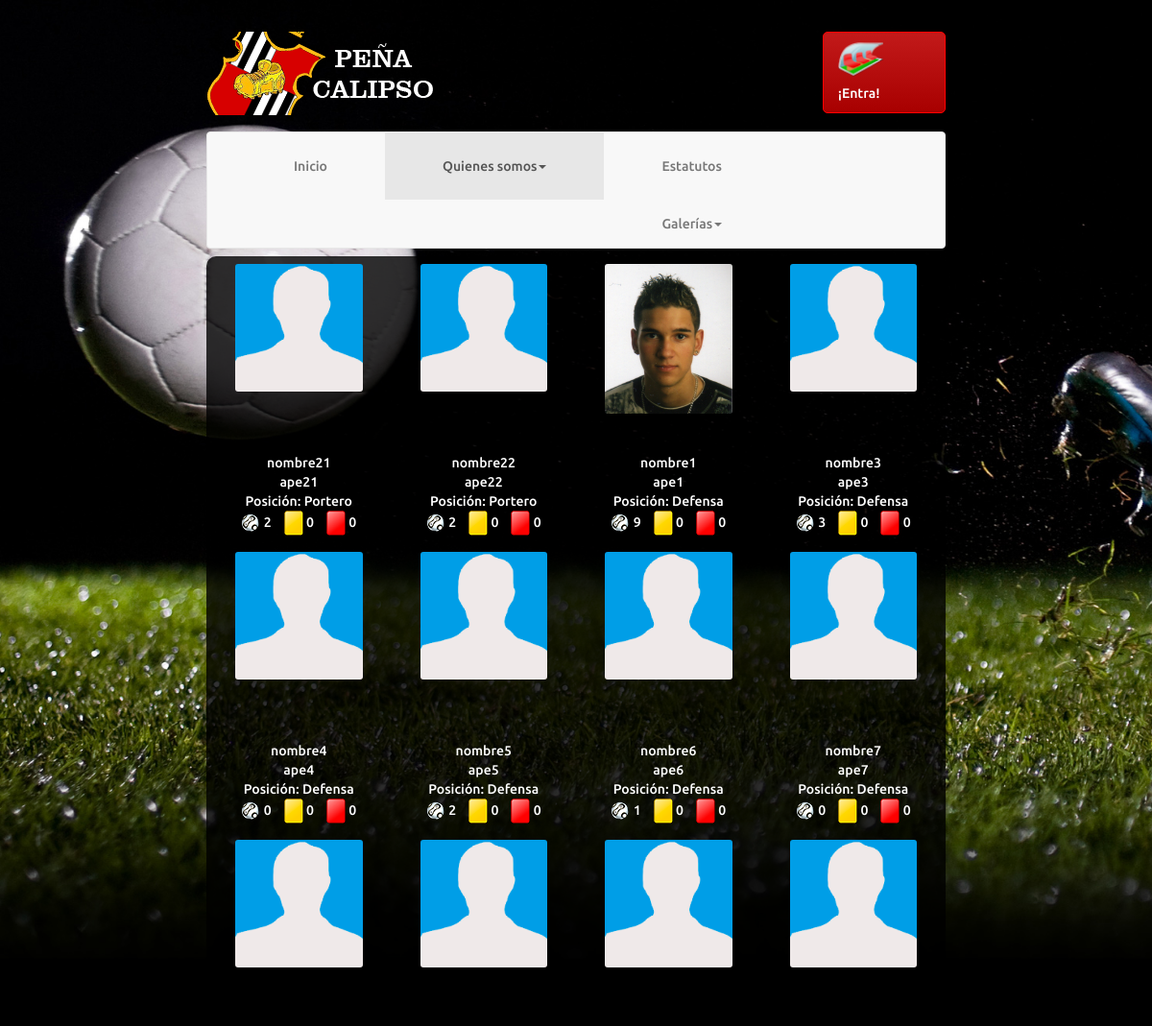
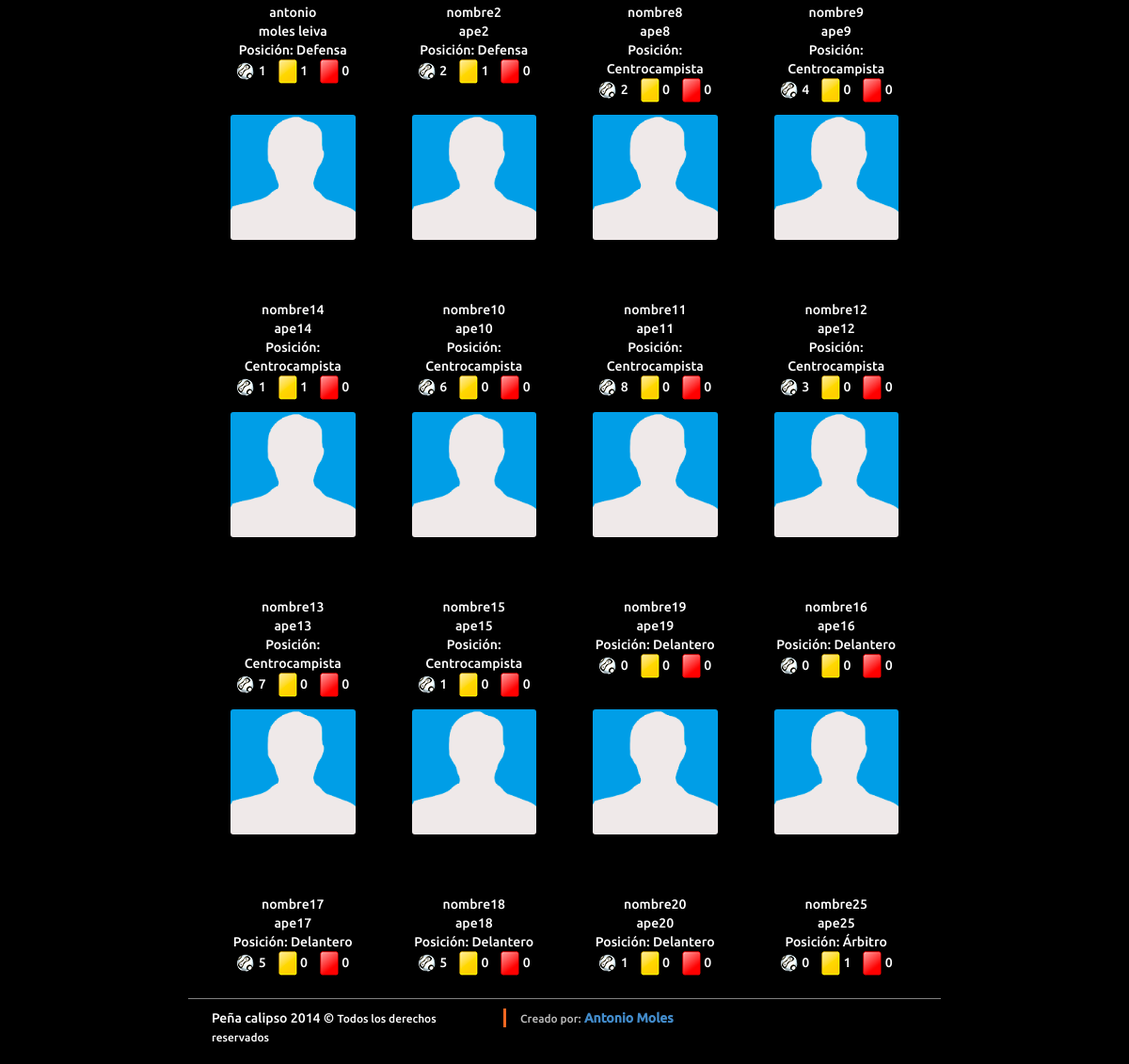
Page /plantilla.php on the committed database (2 pictures, top to bottom).
### tables this page shows
CREATE TABLE IF NOT EXISTS `jugador` (
  `dni` varchar(10) NOT NULL COMMENT 'dni del jugador',
  `dorsal` int(2) DEFAULT NULL COMMENT 'dorsal del jugador',
  `fechalta` date NOT NULL COMMENT 'fecha en la que el jugador ha sido de alto en el sistema',
  `alias` varchar(20) NOT NULL COMMENT 'nombre corto del jugador',
  `activo` enum('s','n') NOT NULL COMMENT 'si el jugador es jugador s o extra n',
  `nombre` varchar(20) NOT NULL COMMENT 'nombre del jugador',
  `apellidos` varchar(20) DEFAULT NULL COMMENT 'apellidos del jugador',
  `foto` varchar(30) DEFAULT NULL,
  `posicionhab` enum('por','def','cen','del','A') DEFAULT NULL COMMENT 'posicón habitual del jugador',
  `contrasena` varchar(32) NOT NULL COMMENT 'contraseña del jugador',
  PRIMARY KEY (`dni`)
);

### plantilla.php (the view, shortened to what this page needs)
<!DOCTYPE html>
<html lang="es">
<head>
	<link href="./css/index.css" rel="stylesheet" type="text/css">
    <link href="./css/bootstrap.min.css" rel="stylesheet" media="screen">
	<link href="./css/nivo-slider.css" rel="stylesheet" media="screen">
	<link href="./css/themes/default/default.css" rel="stylesheet" media="screen">
	<link href="./css/themes/light/light.css" rel="stylesheet" media="screen">
	<link href="./css/themes/dark/dark.css" rel="stylesheet" media="screen">
	<link href="./css/themes/bar/bar.css" rel="stylesheet" media="screen">
 </head>
<body>
<header class="col-md-8 col-sm-8 col-md-offset-2 col-sm-offset-2" style="margin-bottom:12px;">
	<div class="col-md-10 col-sm-10" style="height:87px;padding-left:0px !important;margin-bottom:5px;">
		<div class="col-sm-offset-0 col-md-offset-0 col-xs-offset-3" style="max-width:242px;height:87px;">
			<img class="img-responsive" src="./img/index/logo.png" alt="Logo Peña Calipso" title="Logo Peña Calipso"/>
		</div>
	</div>
	<a href="./html/entrar.php"><div class="col-md-2 col-sm-2 col-sm-offset-0 col-md-offset-0 col-xs-6 col-xs-offset-2">
		<img class="img-responsive" style="float:left;margin-right:5px;height:48px;" src="./img/index/entrar.png"/>
		<p style="padding-top:12px;">¡Entra!</p>
	</div></a>
</header>
<aside  class="col-md-8 col-sm-8 col-xs-12 col-md-offset-2 col-sm-offset-2">
	<nav class="col-md-12 col-sm-12 navbar navbar-default" style="min-height:70px;margin-bottom:3px;padding:0px;" role="navigation">
	  <div class="container-fluid" style="/*padding:0px;*/">
		<div class="collapse navbar-collapse" id="mimenu">
		  <ul class="nav navbar-nav" style="width:100%;min-height:70px;">
			<li><a href="./index.html">Inicio</a></li>
			<li class="dropdown active">
			  <a class="dropdown-toggle" data-toggle="dropdown">Quienes somos<span class="caret"></span></a>
			</li>
			<li><a href="#">Estatutos</a></li>
			<li class="dropdown">
			  <a id="aa" href="#" class="dropdown-toggle" data-toggle="dropdown">Galerías<span class="caret"></span></a>
			</li>
		  </ul>
		</div>
	  </div>
</nav>
	<div class="col-md-12 col-sm-12" style="margin-top:5px;min-height:900px;background-color:rgba(0,0,0,0.8);border-radius:10px;padding-top:5px;margin-bottom:5px;">
	<?php
	include ('./php/conexion.php');
	$instruccion="SELECT * FROM jugador WHERE activo =  \"s\" ORDER BY posicionhab ASC ";
	$consulta = mysql_query ($instruccion, $conexion)
				or die ("FALLO EN LA CONSULTA $instruccion");
	$nfilas = mysql_num_rows ($consulta);
	if ($nfilas>0) {
	$a=0;
		for ($i=0; $i<$nfilas; $i++){
			$resultado = mysql_fetch_array ($consulta);
			if ($a==0) echo "<div class=\"row\">";
			?>
	<div class="col-md-3 col-sm-3" style="/*border:1px solid red;*/min-height:300px;">
		<div class="col-md-12 col-sm-12" style="padding-top:3px;height:200px;/*border:1px solid blue;*/">
			<?php
				if ($resultado['foto']=="") echo "<img class=\"img-responsive\" style=\"margin:auto;max-height:197px;border-radius:3px;\" src=\"./img/jug/sinfoto.png\">";
				else  echo "<img class=\"img-responsive\" style=\"margin:auto;max-height:197px;border-radius:3px;\" src=\"./img/jug/fotosjug/".$resultado['foto']."\">";
			?>
		</div>
		<div class="col-md-12 col-sm-12" style="min-height:100px;/*border:1px solid yellow;*/">
			<p style="color:white;margin:auto;text-align:center;">
			<?php echo $resultado['nombre']; ?><br/>
			<?php echo $resultado['apellidos']; ?>
			</p>
			<p style="color:white;text-align:center;">Posición:
			<?php
			switch($resultado['posicionhab']) {
				case "por":	echo "Portero";
							break;
				case "def":	echo "Defensa";
							break;
				case "cen":	echo "Centrocampista";
							break;
				case "del":	echo "Delantero";
							break;
				case "A":	echo "Árbitro";
							break;
			}
			?><br />
			<?php
			$instruccion="SELECT SUM(gol) as gol FROM incidencia WHERE jugador=\"".$resultado['dni']."\" GROUP BY jugador";
			$consulta1 = mysql_query ($instruccion, $conexion)
						or die ("FALLO EN LA CONSULTA $instruccion");
			$nfilas1 = mysql_num_rows ($consulta1);
			if ($nfilas1>0) {
				$resultado1 = mysql_fetch_array ($consulta1);
				echo "<img src=\"./img/adm/gol20x20.png\"/> ".$resultado1['gol']."&nbsp;&nbsp;&nbsp;&nbsp;";
			}
			else echo "<img src=\"./img/adm/gol20x20.png\"/> 0&nbsp;&nbsp;&nbsp;&nbsp;";
			$instruccion="SELECT idsancion, COUNT( idsancion ) AS nsancion
							FROM incidencia
							WHERE jugador =  \"".$resultado['dni']."\"
							AND idsancion =1
							OR idsancion =3
							GROUP BY idsancion";
			$consulta1 = mysql_query ($instruccion, $conexion)
						or die ("FALLO EN LA CONSULTA $instruccion");
			$nfilas1 = mysql_num_rows ($consulta1);
			if ($nfilas1>0) {
				for ($ii=0; $ii<$nfilas; $ii++){
					$resultado1 = mysql_fetch_array ($consulta1);
					if ($resultado1['nsancion']==1&&$nfilas1==1) {
						echo "<img src=\"./img/adm/tamarilla20x26.png\"/> ".$resultado1['nsancion']."&nbsp;&nbsp;&nbsp;&nbsp;<img src=\"./img/adm/troja20x26.png\"/> 0";
					}
				}
			}
			else {
				echo "<img src=\"./img/adm/tamarilla20x26.png\"/> 0&nbsp;&nbsp;&nbsp;&nbsp;<img src=\"./img/adm/troja20x26.png\"/> 0";
			}
			?>
			</p>
		</div>
	</div>
			<?php
			if ($a==3) {
			echo "</div>";
			$a=0;
			}
			else $a++;
			}
	}
	else {
	echo "<h1 style=\"text-align:center;color:white;\">Aún no hay jugadores en la plantilla</h1>";
	}
	?>
	</div>
</aside>
<footer class="col-md-8 col-sm-8 col-xs-12 col-md-offset-2 col-sm-offset-2"  style="border-top:1px solid gray;margin-top:5px;height:70px;padding:10px;">
<p class="col-md-5 col-sm-5 col-xs-6" style="color:white;">Peña calipso 2014 &copy; <small>Todos los derechos reservados</small></p>
<p class="col-md-7 col-sm-7 col-xs-6" style="color:#c0c0c0;border-left:3px solid #f26721;"><small>Creado por:</small> <a href="http://es.linkedin.com/pub/antonio-moles-leiva/3a/70/970" style="cursor:pointer;"><strong>Antonio Moles</strong></a></p>
</footer>
</body>
</html>

### css/index.css (style rules this page uses)
html { margin: 0px auto; }
body { background-image:url('../img/index/bg.jpg'); background-size:1618px 1000px; background-repeat:no-repeat; background-color:black !important; background-position:-80px 0px; font-family:Ubuntu_Medium !important; }
header { padding: 33px 10px 0; min-height:200px; }
header a div { border:1px solid red; border-radius:5px; margin-bottom:5px; padding-top:5px; cursor: pointer; -webkit-box-shadow: 0 1px 2px rgba(0,0,0,.2); -moz-box-shadow: 0 1px 2px rgba(0,0,0,.2); box-shadow: 0 1px 2px rgba(0,0,0,.2); background: -moz-linear-gradient( center top, rgba(255, 255, 255, .1) 0%, rgba(0, 0, 0, .1) 100% ); background: -webkit-gradient( linear, center bottom, center top, from(rgba(0, 0, 0, .1)), to(rgba(255, 255, 255, .1)) ); filter: progid:DXImageTransform.Microsoft.gradient(startColorStr='#19FFFFFF', EndColorStr='#19000000'); -ms-filter: "progid:DXImageTransform.Microsoft.gradient(startColorStr='#19FFFFFF', EndColorStr='#19000000')"; -moz-user-select: none; -webkit-user-select:none; -khtml-user-select: none; background-color: #B00 !important; color: white; }
.navbar-nav>li { height:100%; padding: 0px 45px !important; }
.navbar-nav>.active>a { height:70px; padding-top: 25px; transition:all 0.3s linear; }
.navbar-default .navbar-nav>li>a { padding-top: 25px; transition:all 0.3s linear; }
.navbar-nav>.active { color: #555; background-color: #e7e7e7; }
.navbar-collapse { cursor:pointer; }

### rows in the picture
jugador: nombre "nombre21", apellidos "ape21", posicionhab "Portero", gol "2"
jugador: nombre "nombre22", apellidos "ape22", posicionhab "Portero", gol "2"
jugador: foto (picture), nombre "nombre1", apellidos "ape1", posicionhab "Defensa", gol "9"
jugador: nombre "nombre3", apellidos "ape3", posicionhab "Defensa", gol "3"
jugador: nombre "nombre4", apellidos "ape4", posicionhab "Defensa", gol "0"
jugador: nombre "nombre5", apellidos "ape5", posicionhab "Defensa", gol "2"
jugador: nombre "nombre6", apellidos "ape6", posicionhab "Defensa", gol "1"
jugador: nombre "nombre7", apellidos "ape7", posicionhab "Defensa", gol "0"
jugador: nombre "antonio", apellidos "moles leiva", posicionhab "Defensa", gol "1", nsancion "1"
jugador: nombre "nombre2", apellidos "ape2", posicionhab "Defensa", gol "2", nsancion "1"
jugador: nombre "nombre8", apellidos "ape8", posicionhab "Centrocampista", gol "2"
jugador: nombre "nombre9", apellidos "ape9", posicionhab "Centrocampista", gol "4"
jugador: nombre "nombre14", apellidos "ape14", posicionhab "Centrocampista", gol "1", nsancion "1"
jugador: nombre "nombre10", apellidos "ape10", posicionhab "Centrocampista", gol "6"
jugador: nombre "nombre11", apellidos "ape11", posicionhab "Centrocampista", gol "8"
jugador: nombre "nombre12", apellidos "ape12", posicionhab "Centrocampista", gol "3"
jugador: nombre "nombre13", apellidos "ape13", posicionhab "Centrocampista", gol "7"
jugador: nombre "nombre15", apellidos "ape15", posicionhab "Centrocampista", gol "1"
jugador: nombre "nombre19", apellidos "ape19", posicionhab "Delantero", gol "0"
jugador: nombre "nombre16", apellidos "ape16", posicionhab "Delantero", gol "0"
jugador: nombre "nombre17", apellidos "ape17", posicionhab "Delantero", gol "5"
jugador: nombre "nombre18", apellidos "ape18", posicionhab "Delantero", gol "5"
jugador: nombre "nombre20", apellidos "ape20", posicionhab "Delantero", gol "1"
jugador: nombre "nombre25", apellidos "ape25", posicionhab "Árbitro", gol "0", nsancion "1"
